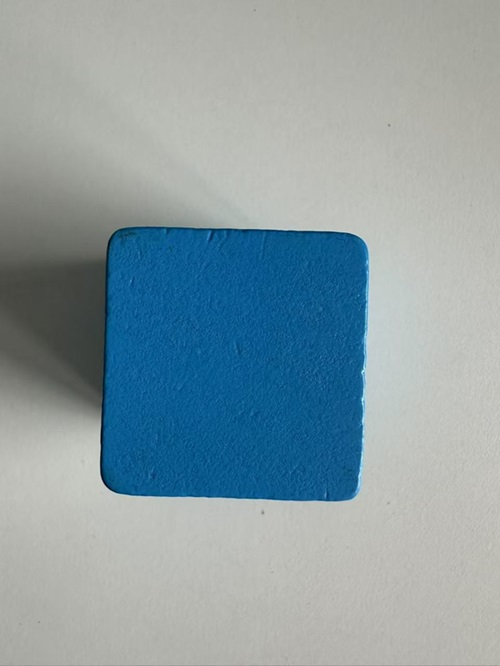
#> input picture daran/blue.jpg, 500 x 666 px
$ python -i HandInEyeCalibration.py   (imports and definitions only)
#> lines starting #> are read from the running program, lines starting #| are printed output that depends on the picture; after the words box and inside, x2 and y2 are one past the last pixel; in counts of white or black regions, pixels touching at a corner belong together
#> further down, picture is the input picture: shape (666, 500, 3); mean B, G, R 163.9, 157.6, 139.8
import numpy as np
import cv2
# 通过九点标定获取的圆心相机坐标


# 手眼标定方法
class HandInEyeCalibration:
    m_bk=[]
    STC_points_camera = np.array([

        [ 417, 214],  # 472.9118347167969, 614.8732299804688
        [ 350.5, 214],  # 464.9814453125, 363.4068298339844
        [ 289, 213],  # 456.2049865722656, 118.54296112060547

        [416,277],
        [350,276],
        [289,275],

        [ 416, 339],  # 472.9118347167969, 614.8732299804688
        [ 350.5, 338],  # 464.9814453125, 363.4068298339844
        [ 289, 338],  # 456.2049865722656, 118.54296112060547
    ])
    # 通过九点标定获取的圆心机械臂坐标
    STC_points_robot = np.array([
        [172, 165],  #z:58,P:0,Y:90,R:-17
        [172, 104],
        [172, 60],

        [213,164],  #z坐标为： 57.6; Pitch角为: 1.6; Yaw角为: 94.9; Roll角为: -13.7
        [222,113],
        [238.2,59.1],

        [268.7,158.4],
        [270,111],
        [264,60.4]
    ])

    def __init__(self):
        m = self.get_m(points_camera=self.STC_points_camera, points_robot=self.STC_points_robot)
        self.m_bk = m.copy()
    # [86 lines left out: functions get_m, get_transformation_params, get_points_robot, main, detect_points, not called in this run]

#设置，打印，分辨率
size = (480, 360)
#robot_arm = arm.arm_robot()
# 颜色阈值配置（HSV格式）
COLOR_RANGES = {
    "red":    [([0, 100, 100], [10, 255, 255]), ([160, 100, 100], [179, 255, 255])],
    "green":  [([35, 50, 50], [85, 255, 255])],
    "blue":   [([100, 50, 50], [130, 255, 255])],
    "yellow": [([20, 100, 100], [30, 255, 255])]
}

def detect_blocks(image):
    # 读取图像并转换为HSV颜色空间
    hsv = cv2.cvtColor(image, cv2.COLOR_BGR2HSV)
#> hsv: shape (666, 500, 3); mean H, S, V 52.7, 56.9, 168.5

    detected_blocks = []
    square_centers = []

    for color_name, ranges in COLOR_RANGES.items():
        # 创建颜色掩膜
        mask = np.zeros_like(hsv[:, :, 0])
        for (lower, upper) in ranges:
            lower = np.array(lower, dtype=np.uint8)
            upper = np.array(upper, dtype=np.uint8)
            mask = cv2.bitwise_or(mask, cv2.inRange(hsv, lower, upper))

        # 形态学操作
        kernel = np.ones((5,5), np.uint8)
        mask = cv2.morphologyEx(mask, cv2.MORPH_CLOSE, kernel)
        mask = cv2.morphologyEx(mask, cv2.MORPH_OPEN, kernel)

        # 查找轮廓
        contours, _ = cv2.findContours(mask, cv2.RETR_EXTERNAL, cv2.CHAIN_APPROX_SIMPLE)

        for cnt in contours:
            area = cv2.contourArea(cnt)
            x, y, w, h = cv2.boundingRect(cnt)

            # 过滤小区域和非方形对象
            if area > 500 and w > 0 and h > 0:
                aspect_ratio = w / h
                if 0.8 <= aspect_ratio <= 1.2:
                    # 记录检测结果
                    detected_blocks.append({
                        "color": color_name,
                        "position": (x, y),
                        "size": (w, h),
                        "center": (x + w//2, y + h//2)
                    })
                    square_centers.append((x+w/2, y + h//2))

                    # 在图像上绘制结果x + w//2
                    cv2.rectangle(image, (x, y), (x+w, y+h), (0, 255, 0), 2)
                    cv2.putText(image, f"{color_name}", (x, y-10),
                    cv2.FONT_HERSHEY_SIMPLEX, 0.7, (0, 255, 0), 2)
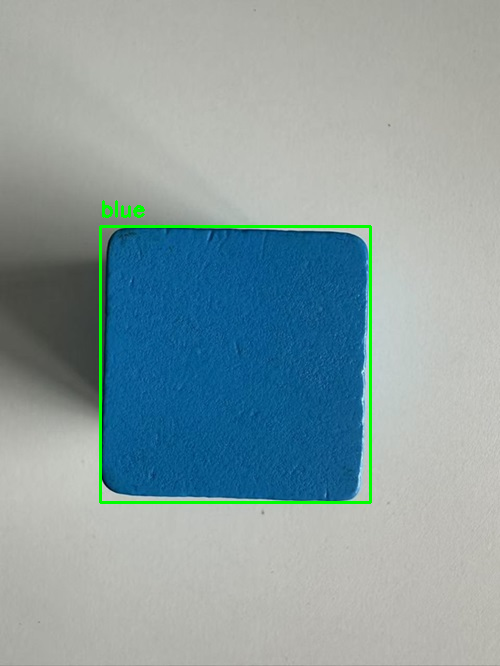
#> image: shape (666, 500, 3); 1.09% of pixels changed, all inside (x1, y1, x2, y2) = (99, 200, 372, 504)
#> mask: shape (666, 500); every value is 0
#> after the loop, detected_blocks = 1 item; square_centers = [(235, 364)]

    # 显示结果
    cv2.imshow("Detection Results", image)
    print(square_centers)
#| [(235.0, 364)]
    return square_centers


# [2 lines not run here, left out]
    # detect_points()

>>> import cv2
>>> picture = cv2.imread('blue.jpg')
>>> result = detect_blocks(picture)
#> result = [(235, 364)]
